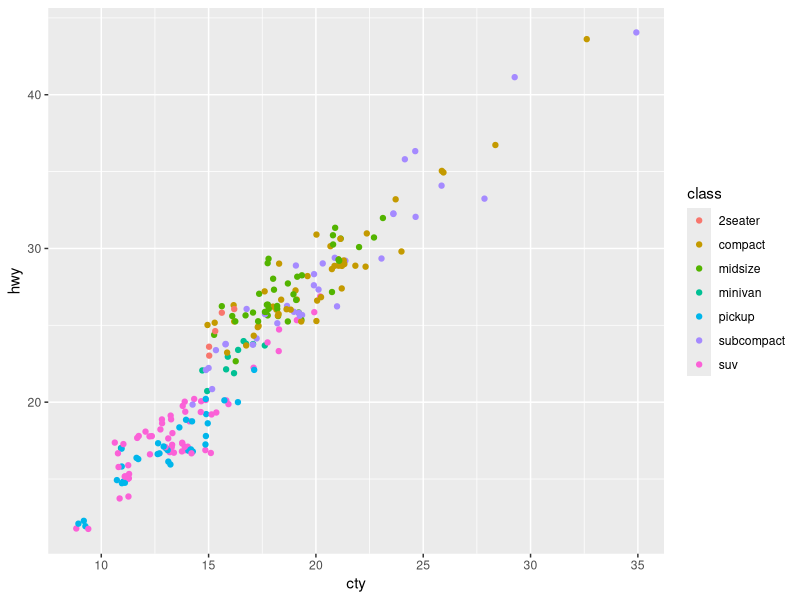
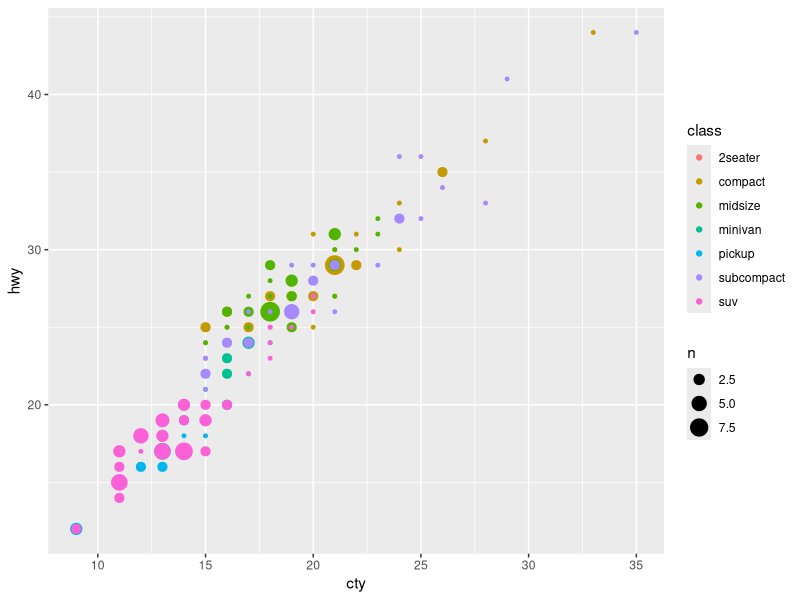

Generate these figures, in order, with R:
library(tidyverse)

ggplot(data = mpg, mapping = aes(x = cty, y = hwy, color = class)) +
  geom_jitter()

ggplot(data = mpg, mapping = aes(x = cty, y = hwy, color = class)) +
  geom_count()
